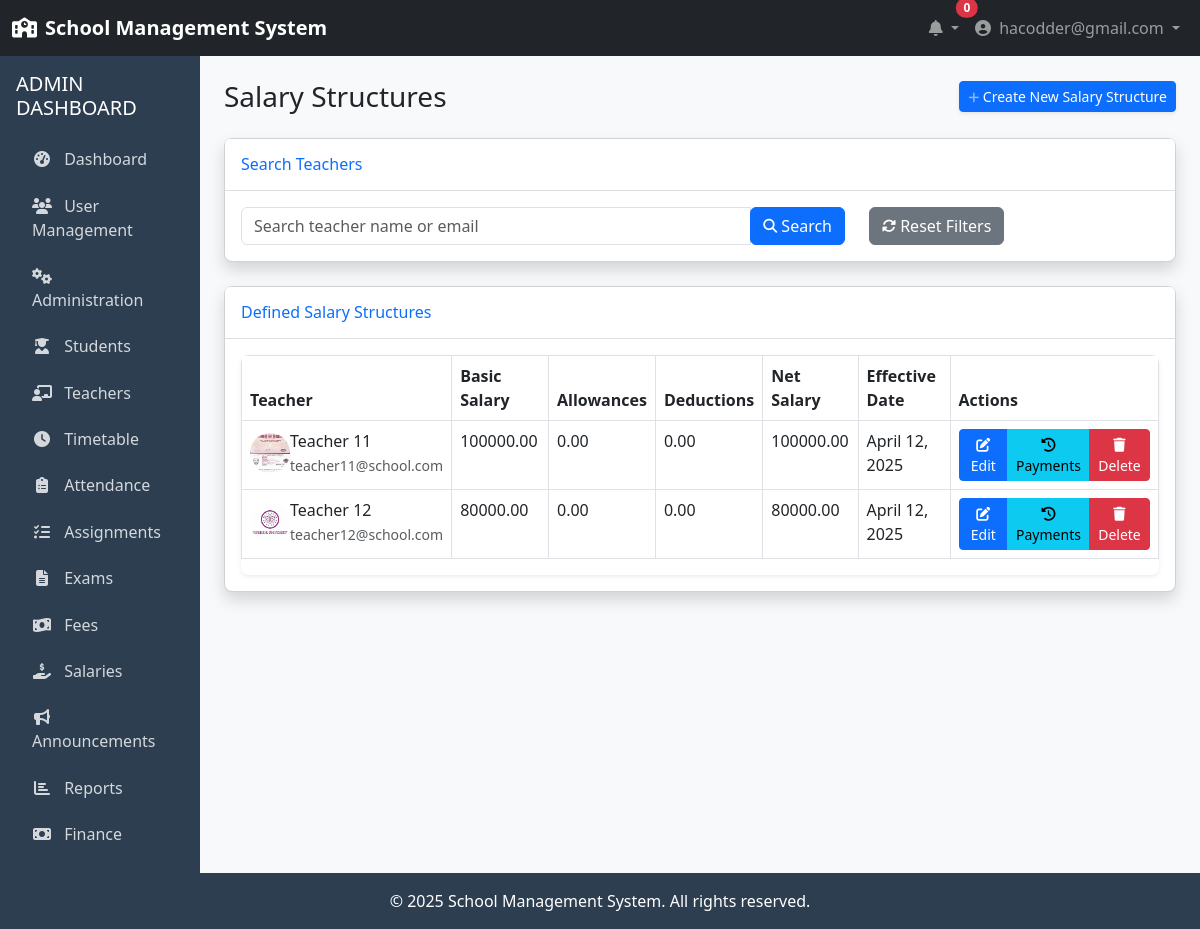
The app's page /finance/salary-structures/ (signed in) with its own data.
### accounts/models.py (models this page shows, shortened)
class User(AbstractUser):
    USER_TYPE_CHOICES = (
        ('ADMIN', 'Admin'),
        ('TEACHER', 'Teacher'),
        ('STUDENT', 'Student'),
    )
    username = None
    email = models.EmailField(_('email address'), unique=True)
    user_type = models.CharField(max_length=10, choices=USER_TYPE_CHOICES, default='STUDENT')
    profile_pic = models.ImageField(upload_to='profile_pics/', null=True, blank=True)
    phone_number = models.CharField(max_length=15, null=True, blank=True)
    address = models.TextField(null=True, blank=True)
    date_of_birth = models.DateField(null=True, blank=True)
    USERNAME_FIELD = 'email'
    REQUIRED_FIELDS = []
    objects = UserManager()
    @property
    def is_admin(self):
        return self.user_type == 'ADMIN'

### finance/models.py (models this page shows, shortened)
class SalaryStructure(models.Model):
    teacher = models.OneToOneField(settings.AUTH_USER_MODEL, on_delete=models.CASCADE,
                                   related_name='salary_structure', limit_choices_to={'user_type': 'TEACHER'})
    basic_salary = models.DecimalField(max_digits=10, decimal_places=2)
    allowances = models.DecimalField(max_digits=10, decimal_places=2, default=0)
    deductions = models.DecimalField(max_digits=10, decimal_places=2, default=0)
    effective_date = models.DateField()
    @property
    def net_salary(self):
        return self.basic_salary + self.allowances - self.deductions

### finance/views.py (the view)
# urls.py: path('salary-structures/', views.salary_structure_list, name='salary_structure_list'),
@login_required
@admin_required
def salary_structure_list(request):
    salary_structures = SalaryStructure.objects.all().select_related('teacher')
    search_query = request.GET.get('search', '')
    if search_query:
        salary_structures = salary_structures.filter(
            Q(teacher__first_name__icontains=search_query) |
            Q(teacher__last_name__icontains=search_query) |
            Q(teacher__email__icontains=search_query)
        )
    context = {
        'salary_structures': salary_structures,
        'search_query': search_query
    }
    return render(request, 'finance/salary_structure_list.html', context)

### templates/finance/salary_structure_list.html (shortened to what this page needs)
{% extends 'base.html' %}
{% block content %}
<div class="container-fluid">
    <div class="d-sm-flex align-items-center justify-content-between mb-4">
        <h1 class="h3 mb-0 text-gray-800">Salary Structures</h1>
        <a href="{% url 'finance:add_salary_structure' %}" class="d-none d-sm-inline-block btn btn-sm btn-primary shadow-sm">
             Create New Salary Structure
        </a>
    </div>
    <div class="card shadow mb-4">
        <div class="card-header py-3">
            <h6 class="m-0 font-weight-bold text-primary">Search Teachers</h6>
        </div>
        <div class="card-body">
            <form method="get" action="{% url 'finance:salary_structure_list' %}" class="mb-0">
                <div class="row">
                    <div class="col-md-8">
                        <div class="input-group">
                            <input type="text" name="search" class="form-control" placeholder="Search teacher name or email" value="{{ search_query|default:'' }}">
                            <div class="input-group-append">
                                <button class="btn btn-primary" type="submit">
                                    <i class="fas fa-search fa-sm"></i> Search
                                </button>
                            </div>
                        </div>
                    </div>
                    <div class="col-md-4 text-right">
                        <a href="{% url 'finance:salary_structure_list' %}" class="btn btn-secondary">
                            <i class="fas fa-sync-alt fa-sm"></i> Reset Filters
                        </a>
                    </div>
                </div>
            </form>
        </div>
    </div>
    <div class="card shadow mb-4">
        <div class="card-header py-3">
            <h6 class="m-0 font-weight-bold text-primary">Defined Salary Structures</h6>
        </div>
        <div class="card-body">
            <div class="table-responsive">
                <table class="table table-bordered" id="dataTable" width="100%" cellspacing="0">
                    <thead>
                        <tr>
                            <th>Teacher</th>
                            <th>Basic Salary</th>
                            <th>Allowances</th>
                            <th>Deductions</th>
                            <th>Net Salary</th>
                            <th>Effective Date</th>
                            <th>Actions</th>
                        </tr>
                    </thead>
                    <tbody>
                        {% if salary_structures %}
                            {% for structure in salary_structures %}
                            <tr>
                                <td>
                                    <div class="d-flex align-items-center">
                                        {% if structure.teacher.profile_pic %}
                                        <img src="{{ structure.teacher.profile_pic.url }}" alt="Profile" class="rounded-circle mr-2" style="width: 40px; height: 40px;">
                                        {% else %}
                                        <div class="rounded-circle bg-primary text-white mr-2 d-flex align-items-center justify-content-center" style="width: 40px; height: 40px;">
                                            {{ structure.teacher.first_name|first }}{{ structure.teacher.last_name|first }}
                                        </div>
                                        {% endif %}
                                        <div>
                                            <div class="font-weight-bold">{{ structure.teacher.get_full_name }}</div>
                                            <small class="text-muted">{{ structure.teacher.email }}</small>
                                        </div>
                                    </div>
                                </td>
                                <td>{{ structure.basic_salary }}</td>
                                <td>{{ structure.allowances }}</td>
                                <td>{{ structure.deductions }}</td>
                                <td class="font-weight-bold">{{ structure.net_salary }}</td>
                                <td>{{ structure.effective_date }}</td>
                                <td>
                                    <div class="btn-group" role="group">
                                        <a href="{% url 'finance:edit_salary_structure' structure.id %}" class="btn btn-sm btn-primary">
                                            <i class="fas fa-edit"></i> Edit
                                        </a>
                                        <a href="{% url 'finance:teacher_salary_payments' structure.teacher.id %}" class="btn btn-sm btn-info">
                                            <i class="fas fa-history"></i> Payments
                                        </a>
                                        <button type="button" class="btn btn-sm btn-danger" data-toggle="modal" data-target="#deleteModal" data-id="{{ structure.id }}" data-name="{{ structure.teacher.get_full_name }}">
                                            <i class="fas fa-trash"></i> Delete
                                        </button>
                                    </div>
                                </td>
                            </tr>
                            {% endfor %}
                        {% endif %}
                    </tbody>
                </table>
            </div>
        </div>
    </div>
</div>
{% endblock %}

### templates/base.html (shortened to what this page needs)
<!DOCTYPE html>
<html lang="en">
<head>
    <link href="https://cdn.jsdelivr.net/npm/bootstrap@5.3.0/dist/css/bootstrap.min.css" rel="stylesheet">
    <link rel="stylesheet" href="https://cdnjs.cloudflare.com/ajax/libs/font-awesome/6.4.0/css/all.min.css">
</head>
<body>
    <nav class="navbar navbar-expand-lg navbar-dark bg-dark">
        <div class="container-fluid">
            <a class="navbar-brand" href="{% url 'home' %}">
                <i class="fas fa-school me-2"></i>School Management System
            </a>
            <div class="collapse navbar-collapse" id="navbarSupportedContent">
                <ul class="navbar-nav ms-auto mb-2 mb-lg-0">
                    {% if user.is_authenticated %}
                    <li class="nav-item dropdown">
                        <a class="nav-link dropdown-toggle" href="#" id="notificationDropdown" role="button" data-bs-toggle="dropdown">
                            <i class="fas fa-bell"></i>
                            <span class="position-absolute top-0 start-100 translate-middle badge rounded-pill bg-danger">
                                0
                            </span>
                        </a>
                    </li>
                    <li class="nav-item dropdown">
                        <a class="nav-link dropdown-toggle" href="#" id="userDropdown" role="button" data-bs-toggle="dropdown">
                            <i class="fas fa-user-circle me-1"></i> {{ user.get_full_name|default:user.email }}
                        </a>
                    </li>
                    {% else %}
                    <li class="nav-item">
                        <a class="nav-link" href="{% url 'accounts:login' %}"><i class="fas fa-sign-in-alt me-1"></i> Login</a>
                    </li>
                    {% endif %}
                </ul>
            </div>
        </div>
    </nav>
    <div class="container-fluid">
        <div class="row">
            {% if user.is_authenticated %}
            <div class="col-md-3 col-lg-2 px-0 sidebar">
                <div class="p-3">
                    {% if user.is_admin %}
                    <h5 class="text-uppercase mb-3">Admin Dashboard</h5>
                    <ul class="nav flex-column" id="sidenavAccordion">
                        <li class="nav-item">
                            <a class="nav-link {% if request.path == '/accounts/admin/dashboard/' %}active{% endif %}" href="{% url 'accounts:admin_dashboard' %}">
                                <i class="fas fa-tachometer-alt"></i> Dashboard
                            </a>
                        </li>
                        <li class="nav-item">
                            <a class="nav-link {% if '/accounts/users/' in request.path %}active{% endif %}" href="{% url 'accounts:user_list' %}">
                                <i class="fas fa-users"></i> User Management
                            </a>
                        </li>
                        <li class="nav-item">
                            <a class="nav-link collapsed" href="#" data-bs-toggle="collapse" data-bs-target="#collapseAdmin"
                                aria-expanded="false" aria-controls="collapseAdmin">
                                <i class="fas fa-fw fa-cogs"></i>
                                <span>Administration</span>
                            </a>
                        </li>
                        <li class="nav-item">
                            <a class="nav-link" href="{% url 'academics:student_list' %}">
                                <i class="fas fa-user-graduate"></i> Students
                            </a>
                        </li>
                        <li class="nav-item">
                            <a class="nav-link" href="{% url 'academics:teacher_list' %}">
                                <i class="fas fa-chalkboard-teacher"></i> Teachers
                            </a>
                        </li>
                        <li class="nav-item">
                            <a class="nav-link" href="{% url 'academics:timetable_list' %}">
                                <i class="fas fa-clock"></i> Timetable
                            </a>
                        </li>
                        <li class="nav-item">
                            <a class="nav-link" href="{% url 'academics:attendance_list' %}">
                                <i class="fas fa-clipboard-list"></i> Attendance
                            </a>
                        </li>
                        <li class="nav-item">
                            <a class="nav-link" href="{% url 'academics:assignment_list' %}">
                                <i class="fas fa-tasks"></i> Assignments
                            </a>
                        </li>
                        <li class="nav-item">
                            <a class="nav-link" href="{% url 'academics:exam_list' %}">
                                <i class="fas fa-file-alt"></i> Exams
                            </a>
                        </li>
                        <li class="nav-item">
                            <a class="nav-link" href="{% url 'finance:fee_payment_list' %}">
                                <i class="fas fa-money-bill-wave"></i> Fees
                            </a>
                        </li>
                        <li class="nav-item">
                            <a class="nav-link" href="{% url 'finance:salary_payment_list' %}">
                                <i class="fas fa-hand-holding-usd"></i> Salaries
                            </a>
                        </li>
                        <li class="nav-item">
                            <a class="nav-link" href="#">
                                <i class="fas fa-bullhorn"></i> Announcements
                            </a>
                        </li>
                        <li class="nav-item">
                            <a class="nav-link" href="#">
                                <i class="fas fa-chart-bar"></i> Reports
                            </a>
                        </li>
                        <li class="nav-item
                            ">
                            <a class="nav-link {% if 'finance:fee_category_list' in request.path or 'finance:fee_structure_list' in request.path or 'finance:fee_payment_list' in request.path or 'finance:salary_structure_list' in request.path or 'finance:salary_payment_list' in request.path or 'finance:student_fee_management' in request.path %}{% else %}collapsed{% endif %}" href="#" data-toggle="collapse" data-target="#collapseFinance"
                                aria-expanded="{% if 'finance:fee_category_list' in request.path or 'finance:fee_structure_list' in request.path or 'finance:fee_payment_list' in request.path or 'finance:salary_structure_list' in request.path or 'finance:salary_payment_list' in request.path or 'finance:student_fee_management' in request.path %}true{% else %}false{% endif %}" aria-controls="collapseFinance">
                                <i class="fas fa-fw fa-money-bill"></i>
                                <span>Finance</span>
                            </a>
                        </li>
                    </ul>
                    {% endif %}
                </div>
            </div>
            <div class="col-md-9 col-lg-10 content py-4">
            {% else %}
            <div class="col-12 content py-4">
            {% endif %}
                {% block content %}{% endblock %}
            </div>
        </div>
    </div>
    <footer class="footer text-center">
        <div class="container">
            <p class="mb-0">&copy; {% now "Y" %} School Management System. All rights reserved.</p>
        </div>
    </footer>
</body>
</html>

### records on screen
User: get_full_name "hacodder@gmail.com"
SalaryStructure: teacher.profile_pic (picture), teacher.get_full_name "Teacher 11", teacher.email "teacher11@school.com", basic_salary "100000.00", allowances "0.00", deductions "0.00", net_salary "100000.00", effective_date "April 12, 2025"
SalaryStructure: teacher.profile_pic (picture), teacher.get_full_name "Teacher 12", teacher.email "teacher12@school.com", basic_salary "80000.00", allowances "0.00", deductions "0.00", net_salary "80000.00", effective_date "April 12, 2025"
